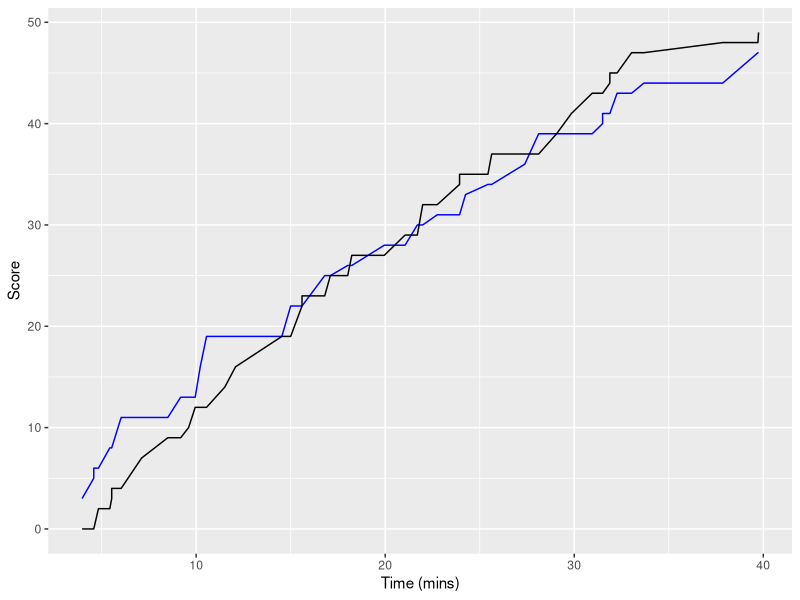

Here is the R script that generated this plot: (Note: this script raises an error after producing the figure.)
setwd("~/Biocomputing-Ex-10/")

# Read data
data <- read.table("UWvMSU_1-22-13.txt", header = TRUE)

# Set scores to 0
uw_cumulative <- 0
msu_cumulative <- 0

# Create empty list to store data
Time <- numeric()
UW <- numeric()
MSU <- numeric()

# For loop
for (i in 1:nrow(data)) {
  if (data$team[i] == "UW") {
    uw_cumulative <- uw_cumulative + data$score[i]
  } else if (data$team[i] == "MSU") {
    msu_cumulative <- msu_cumulative + data$score[i]
  }
  Time <- c(Time, data$time[i])
  UW <- c(UW, uw_cumulative)
  MSU <- c(MSU, msu_cumulative)
}

# Merge lists into dataframe
cumulative_data <- data.frame(Time, UW, MSU)

# Plot
library(ggplot2)
ggplot(cumulative_data, aes(x = Time)) +
  geom_line(aes(y = UW), color = "blue") + #UW is blue
  geom_line(aes(y = MSU), color = "black") + #MSU is black
  ylab("Score") +
  xlab("Time (mins)")

## Question 2
# Make random number
number <- sample(c(1:100),1)
print("I am thinking of a number between 1 and 100...")

# For loop that's maxed out at 10
for (i in 1:10){
  guess <- as.integer(readline(prompt = "Guess: "))
  if (guess > number){
    print("Lower")
  }else if(guess < number){
    print("Higher")
  }else{
    print("Correct!")
    break 
  }
}
